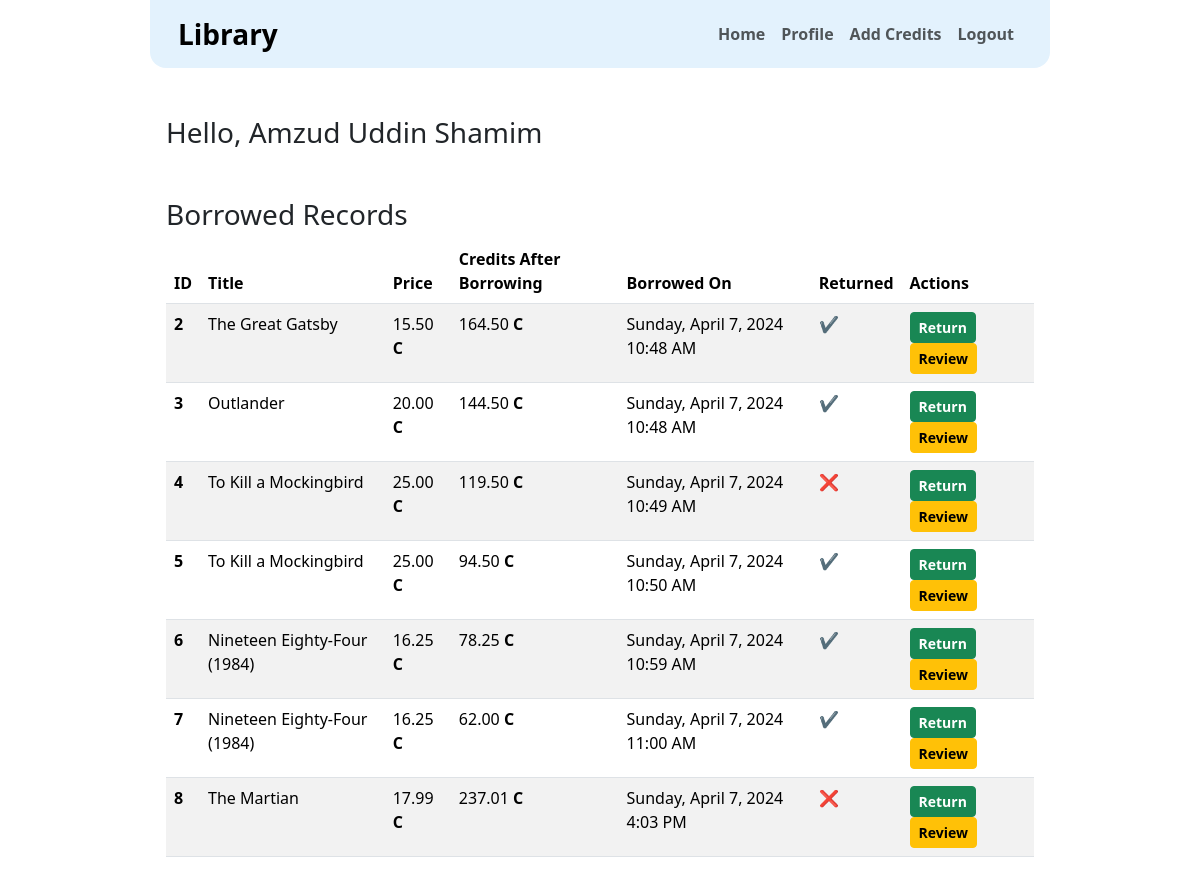
The page /user/profile/ (signed in) on the database its author committed.
### books/models.py (models this page shows, shortened)
class BorrowRecords(models.Model):
    user = models.ForeignKey(User, on_delete=models.CASCADE)
    book = models.ForeignKey(Book, on_delete=models.CASCADE)
    balance_after_borrowing = models.DecimalField(max_digits=12, decimal_places=2)
    timestamp = models.DateTimeField(auto_now_add=True)
    returned = models.BooleanField(default=False)

class Book(models.Model):
    title = models.CharField(max_length=100)
    description = models.TextField()
    price = models.DecimalField(default=0, max_digits=12, decimal_places=2)
    categories = models.ManyToManyField(Category)
    image = models.ImageField(upload_to="books/")

### user_profile/views.py (the view)
# urls.py: path("profile/", Profile, name="profile"),
@login_required
def Profile(request):
    borrowed_records = BorrowRecords.objects.filter(user=request.user)
    return render(
        request,
        "profile.html",
        {"user": request.user, "borrowed_records": borrowed_records},
    )

### user_profile/templates/profile.html
{% extends "base.html" %}
{% block content %}
<div class="px-3">
  <h3>Hello, {{user.first_name}} {{user.last_name}}</h3>
  <h3 class="mt-5">Borrowed Records</h3>
  <div>
    <table class="table table-striped table-hover">
      <thead>
        <tr>
          <th scope="col">ID</th>
          <th scope="col">Title</th>
          <th scope="col">Price</th>
          <th scope="col">Credits After Borrowing</th>
          <th scope="col">Borrowed On</th>
          <th scope="col">Returned</th>
          <th scope="col">Actions</th>
        </tr>
      </thead>
      <tbody>
        {% for record in borrowed_records %}
        <tr>
          <th scope="row">{{record.id}}</th>
          <td>{{record.book.title}}</td>
          <td>{{record.book.price}} <b>C</b></td>
          <td>{{record.balance_after_borrowing}} <b>C</b></td>
          <td>{{record.timestamp|date:"l, F j, Y g:i A"}}</td>
          <td>{% if record.returned == True %} ✔️ {% else %} ❌ {% endif %}</td>
          <td>
            <a
              href="{% url 'return' record.id %}"
              class="btn btn-sm btn-success fw-bold me-1"
            >
              Return
            </a>
            <a
              href="{% url 'review' record.book.id %}"
              class="btn btn-sm btn-warning fw-bold"
              >Review</a
            >
          </td>
        </tr>
        {% endfor %}
      </tbody>
    </table>
  </div>
</div>
{% endblock content %}

### rows shown on the page
BorrowRecords: id "2", book "The Great Gatsby", book.price "15.50", balance_after_borrowing "164.50", timestamp "Sunday, April 7, 2024 10:48 AM"
BorrowRecords: id "3", book "Outlander", book.price "20.00", balance_after_borrowing "144.50", timestamp "Sunday, April 7, 2024 10:48 AM"
BorrowRecords: id "4", book "To Kill a Mockingbird", book.price "25.00", balance_after_borrowing "119.50", timestamp "Sunday, April 7, 2024 10:49 AM"
BorrowRecords: id "5", book "To Kill a Mockingbird", book.price "25.00", balance_after_borrowing "94.50", timestamp "Sunday, April 7, 2024 10:50 AM"
BorrowRecords: id "6", book "Nineteen Eighty-Four (1984)", book.price "16.25", balance_after_borrowing "78.25", timestamp "Sunday, April 7, 2024 10:59 AM"
BorrowRecords: id "7", book "Nineteen Eighty-Four (1984)", book.price "16.25", balance_after_borrowing "62.00", timestamp "Sunday, April 7, 2024 11:00 AM"
BorrowRecords: id "8", book "The Martian", book.price "17.99", balance_after_borrowing "237.01", timestamp "Sunday, April 7, 2024 4:03 PM"

### other values the page prints
{{ user.first_name }} "Amzud Uddin"
{{ user.last_name }} "Shamim"
